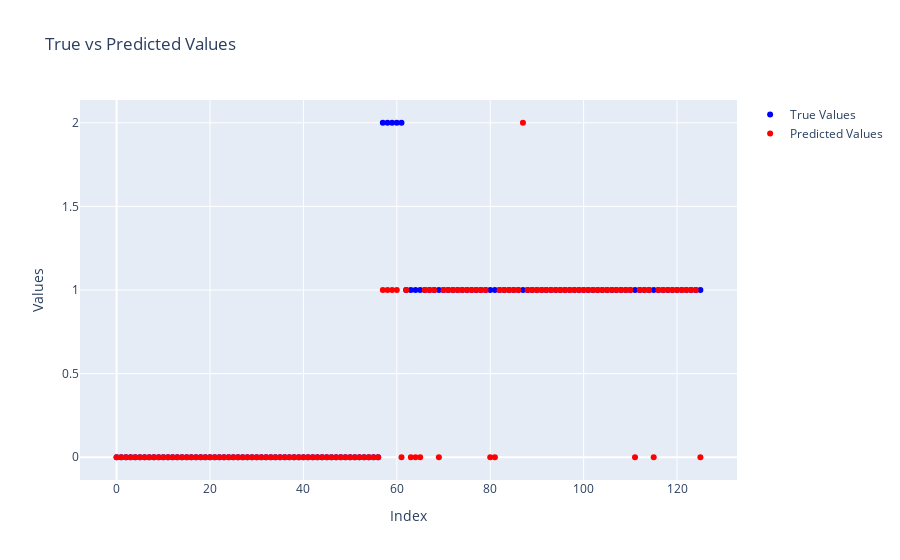

Notebook source saved alongside this figure:
### Code cell
# Call the function with appropriate data
true_vs_predicted_labels_plot(y_test_1, y_pred_rf)

### Figure 1 — Plotly figure (JSON) as saved in the notebook; plotly's stock layout.template omitted (floating-point values rounded to 4 significant figures)
{"data": [{"marker": {"color": "blue"}, "mode": "markers", "name": "True Values", "type": "scatter", "x": [0, 1, 2, 3, 4, 5, 6, 7, 8, 9, 10, 11, 12, 13, 14, 15, 16, 17, 18, 19, 20, 21, 22, 23, 24, 25, 26, 27, 28, 29, 30, 31, 32, 33, 34, 35, 36, 37, 38, 39, 40, 41, 42, 43, 44, 45, 46, 47, 48, 49, 50, 51, 52, 53, 54, 55, 56, 57, 58, 59, 60, 61, 62, 63, 64, 65, 66, 67, 68, 69, 70, 71, 72, 73, 74, 75, 76, 77, 78, 79, 80, 81, 82, 83, 84, 85, 86, 87, 88, 89, 90, 91, 92, 93, 94, 95, 96, 97, 98, 99, 100, 101, 102, 103, 104, 105, 106, 107, 108, 109, 110, 111, 112, 113, 114, 115, 116, 117, 118, 119, 120, 121, 122, 123, 124, 125], "y": [0, 0, 0, 0, 0, 0, 0, 0, 0, 0, 0, 0, 0, 0, 0, 0, 0, 0, 0, 0, 0, 0, 0, 0, 0, 0, 0, 0, 0, 0, 0, 0, 0, 0, 0, 0, 0, 0, 0, 0, 0, 0, 0, 0, 0, 0, 0, 0, 0, 0, 0, 0, 0, 0, 0, 0, 0, 2, 2, 2, 2, 2, 1, 1, 1, 1, 1, 1, 1, 1, 1, 1, 1, 1, 1, 1, 1, 1, 1, 1, 1, 1, 1, 1, 1, 1, 1, 1, 1, 1, 1, 1, 1, 1, 1, 1, 1, 1, 1, 1, 1, 1, 1, 1, 1, 1, 1, 1, 1, 1, 1, 1, 1, 1, 1, 1, 1, 1, 1, 1, 1, 1, 1, 1, 1, 1]}, {"marker": {"color": "red"}, "mode": "markers", "name": "Predicted Values", "type": "scatter", "x": [0, 1, 2, 3, 4, 5, 6, 7, 8, 9, 10, 11, 12, 13, 14, 15, 16, 17, 18, 19, 20, 21, 22, 23, 24, 25, 26, 27, 28, 29, 30, 31, 32, 33, 34, 35, 36, 37, 38, 39, 40, 41, 42, 43, 44, 45, 46, 47, 48, 49, 50, 51, 52, 53, 54, 55, 56, 57, 58, 59, 60, 61, 62, 63, 64, 65, 66, 67, 68, 69, 70, 71, 72, 73, 74, 75, 76, 77, 78, 79, 80, 81, 82, 83, 84, 85, 86, 87, 88, 89, 90, 91, 92, 93, 94, 95, 96, 97, 98, 99, 100, 101, 102, 103, 104, 105, 106, 107, 108, 109, 110, 111, 112, 113, 114, 115, 116, 117, 118, 119, 120, 121, 122, 123, 124, 125], "y": [0, 0, 0, 0, 0, 0, 0, 0, 0, 0, 0, 0, 0, 0, 0, 0, 0, 0, 0, 0, 0, 0, 0, 0, 0, 0, 0, 0, 0, 0, 0, 0, 0, 0, 0, 0, 0, 0, 0, 0, 0, 0, 0, 0, 0, 0, 0, 0, 0, 0, 0, 0, 0, 0, 0, 0, 0, 1, 1, 1, 1, 0, 1, 0, 0, 0, 1, 1, 1, 0, 1, 1, 1, 1, 1, 1, 1, 1, 1, 1, 0, 0, 1, 1, 1, 1, 1, 2, 1, 1, 1, 1, 1, 1, 1, 1, 1, 1, 1, 1, 1, 1, 1, 1, 1, 1, 1, 1, 1, 1, 1, 0, 1, 1, 1, 0, 1, 1, 1, 1, 1, 1, 1, 1, 1, 0]}], "layout": {"title": {"text": "True vs Predicted Values"}, "xaxis": {"title": {"text": "Index"}}, "yaxis": {"title": {"text": "Values"}}}}
